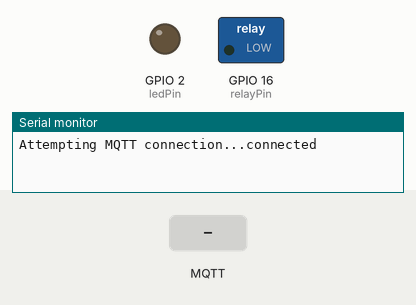
This sketch was run on a simulated ESP8266 (NodeMCU). Shown: switched loads named in the sketch (green lamp = pin HIGH), output pins drawn as LEDs (lit = HIGH), the last lines printed to the serial monitor. Inputs (shaded band) come from the test bench. No MQTT or app messages arrive unless stated.

Above: at 1.2 s.
1.3 s: MQTT message "0" arrives on the first subscribed topic
At 1.6 s:
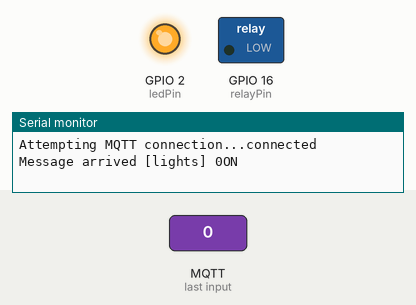
2.8 s: MQTT message "1" arrives on the first subscribed topic
At 4.0 s:
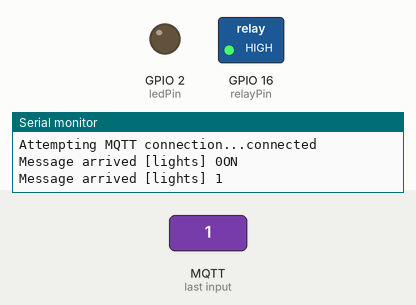
Timing chart, 0 to 5.8 s (numbered marks = the images above; inputs shaded):
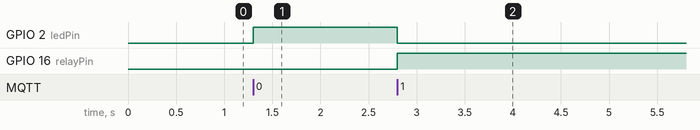

Measured:
- after the input at 1.3 s, GPIO 2 (ledPin): LOW → HIGH at once
- after the input at 2.8 s, GPIO 2 (ledPin): HIGH → LOW at once; GPIO 16 (relayPin): LOW → HIGH at once

The sketch:

lightsespmqtt.ino
```cpp
#include <EEPROM.h>
#include <ESP8266WiFi.h>
#include <PubSubClient.h>
#include <Wire.h>
//#include <Adafruit_INA219.h>

// Connect to the WiFi
const char* ssid = "Your ssid";
const char* password = "Your password";
const char* mqtt_server = "your server IP address/name";

WiFiClient espClient;
PubSubClient client(espClient);

const byte ledPin = 2; // Built-In LED
const byte relayPin=16; //Pin relay
void callback(char* topic, byte* payload, unsigned int length) {
 Serial.print("Message arrived [");
 Serial.print(topic);
 Serial.print("] ");
 for (int i=0;i<length;i++) {
  char receivedChar = (char)payload[i];
  Serial.print(receivedChar);
  if (receivedChar == '0'){
  // ESP8266 Huzzah outputs are "reversed"
  digitalWrite(ledPin, HIGH);
  digitalWrite(relayPin, LOW);
  Serial.println("ON");}
  if (receivedChar == '1'){
   digitalWrite(ledPin, LOW);
   digitalWrite(relayPin, HIGH);
  }
  }
  Serial.println();
}


void reconnect() {
 // Loop until we're reconnected
 while (!client.connected()) {
 Serial.print("Attempting MQTT connection...");
 // Attempt to connect
 if (client.connect("ESP8266 Client")) {
  Serial.println("connected");
  // ... and subscribe to topic
  client.subscribe("lights");
 } else {
  Serial.print("failed, rc=");
  Serial.print(client.state());
  Serial.println(" try again in 5 seconds");
  // Wait 5 seconds before retrying
  delay(5000);
  }
 }
}

void setup()
{
 Serial.begin(9600);

 client.setServer(mqtt_server, 1883);
 client.setCallback(callback);

 pinMode(ledPin, OUTPUT);
 pinMode(relayPin, OUTPUT);
}

void loop()
{
 if (!client.connected()) {
  reconnect();
 }
 client.loop();
}
```
